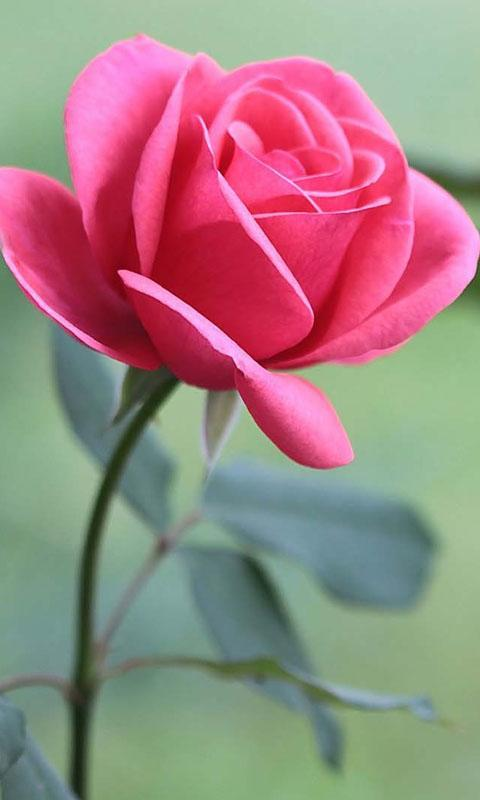
#> input picture 24-7-2020_Git_IP_Task-1_Suhas_Kadu/rose_flower.jpg, 480 x 800 px
$ python Color_masking.py
#> lines starting #> are read from the running program, lines starting #| are printed output that depends on the picture; after the words box and inside, x2 and y2 are one past the last pixel; in counts of white or black regions, pixels touching at a corner belong together
import cv2
import numpy as np

img = cv2.imread('rose_flower.jpg')
#> img is the input picture: shape (800, 480, 3); mean B, G, R 130.5, 131.1, 159
img_res = cv2.resize(img,(300,500))

cv2.namedWindow('Masking')

def nothing(x):
    pass


bl = 'Blue Low'
gl = 'Green Low'
rl = 'Red Low'
bh = 'Blue High'
gh = 'Green High'
rh = 'Red High'

cv2.createTrackbar(bl, 'Masking', 0, 255, nothing)
#> slider 'Blue Low' is set to 51
cv2.createTrackbar(gl, 'Masking', 0, 255, nothing)
#> slider 'Green Low' is set to 51
cv2.createTrackbar(rl, 'Masking', 0, 255, nothing)
#> slider 'Red Low' is set to 51
cv2.createTrackbar(bh, 'Masking', 0, 255, nothing)
#> slider 'Blue High' is set to 255
cv2.createTrackbar(gh, 'Masking', 0, 255, nothing)
#> slider 'Green High' is set to 255
cv2.createTrackbar(rh, 'Masking', 0, 255, nothing)
#> slider 'Red High' is set to 255

while True:
    cv2.imshow('Original',img_res)

    btl = cv2.getTrackbarPos(bl, 'Masking')
    gtl = cv2.getTrackbarPos(gl, 'Masking')
    rtl = cv2.getTrackbarPos(rl, 'Masking')
    bth = cv2.getTrackbarPos(bh, 'Masking')
    gth = cv2.getTrackbarPos(gh, 'Masking')
    rth = cv2.getTrackbarPos(rh, 'Masking')

    bgrl = np.array([btl,gtl,rtl],np.uint8)
    bgrh = np.array([bth,gth,rth],np.uint8)

    mask = cv2.inRange(img_res,bgrl,bgrh)
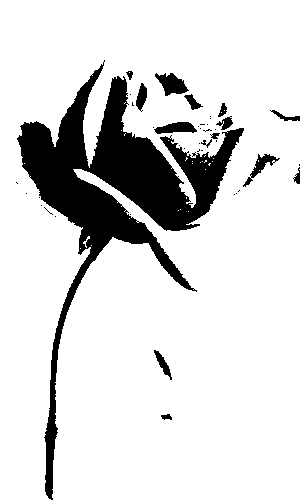
#> mask: shape (500, 300); 85.1% white; 43 black regions (28 under 20 px), largest, box (x1, y1, x2, y2) and area: (17, 60, 244, 500) 20196, (155, 73, 189, 96) 440, (154, 122, 197, 134) 338
    cv2.imshow('Mask',mask)

    if cv2.waitKey(1) == 32:
#> (key Esc is pressed here)
        break

cv2.waitKey(0)
cv2.destroyAllWindows()
